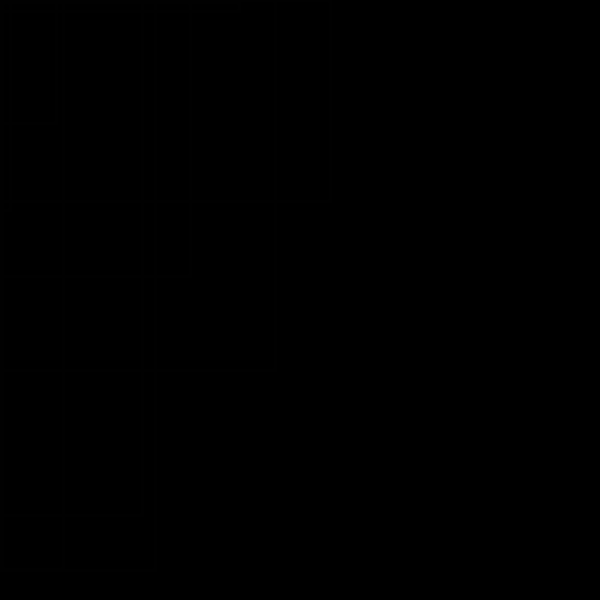
Frame 1 (no input)
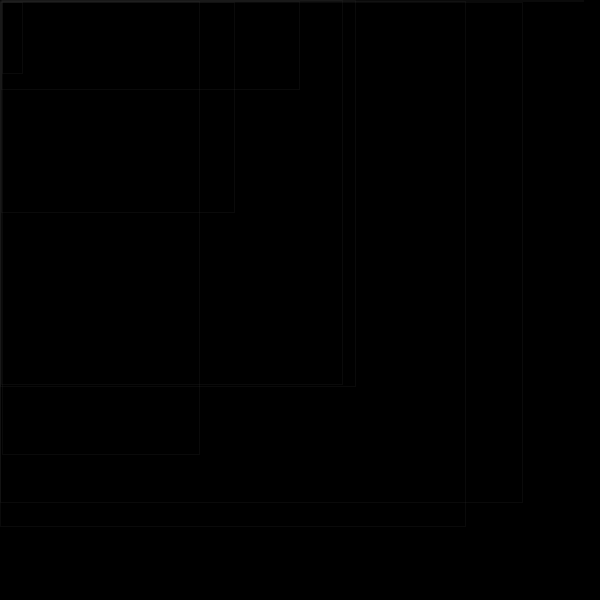
Frame 60 (the mouse pressed at the canvas centre just before this capture)
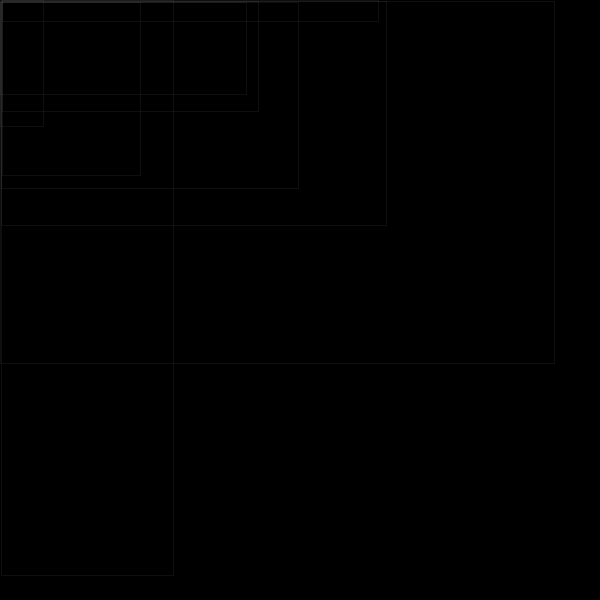
Frame 120 (the mouse held since frame 60 and released just before this capture)

The Processing sketch that drew these frames (run headless with seeded random() and noise(); from frame 60 on, the mouse is pressed at the canvas centre):

// Processing sketch: processing_86472
// ── processing_86472.pde

int colr = 0;
boolean apple  = true;
int[] arr = new int[3];

void setup(){
  size(600,600);
}

void draw(){
background(0);
 if(apple == true){
   colr ++;}
   else
   {
     colr--;
   }
 if (colr == 255){
   apple = false;
 }
 if (colr==0){
   apple = true;
 }
 
 noFill();
 stroke(colr);
 strokeWeight(random(0,6));
 
	for (int i = 0; i <3; i++)
	{
	
		for (int j = 0; j < 3; j++)
		{

//  rotateY(radians(random(360)));

  rect(i,j,random(600),random(600));
}
}

}
